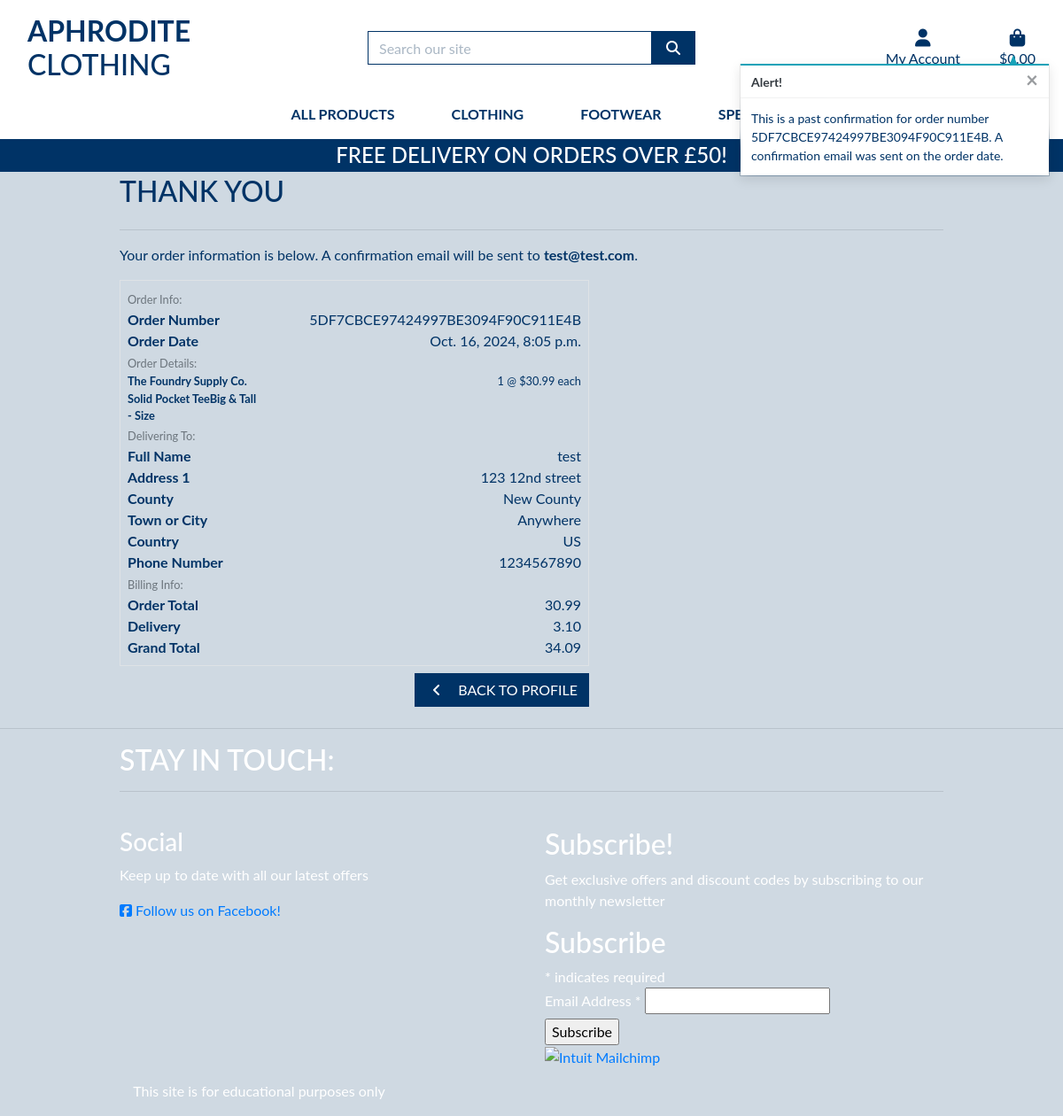
Page /profile/order_history/5DF7CBCE97424997BE3094F90C911E4B on the earlier database version.
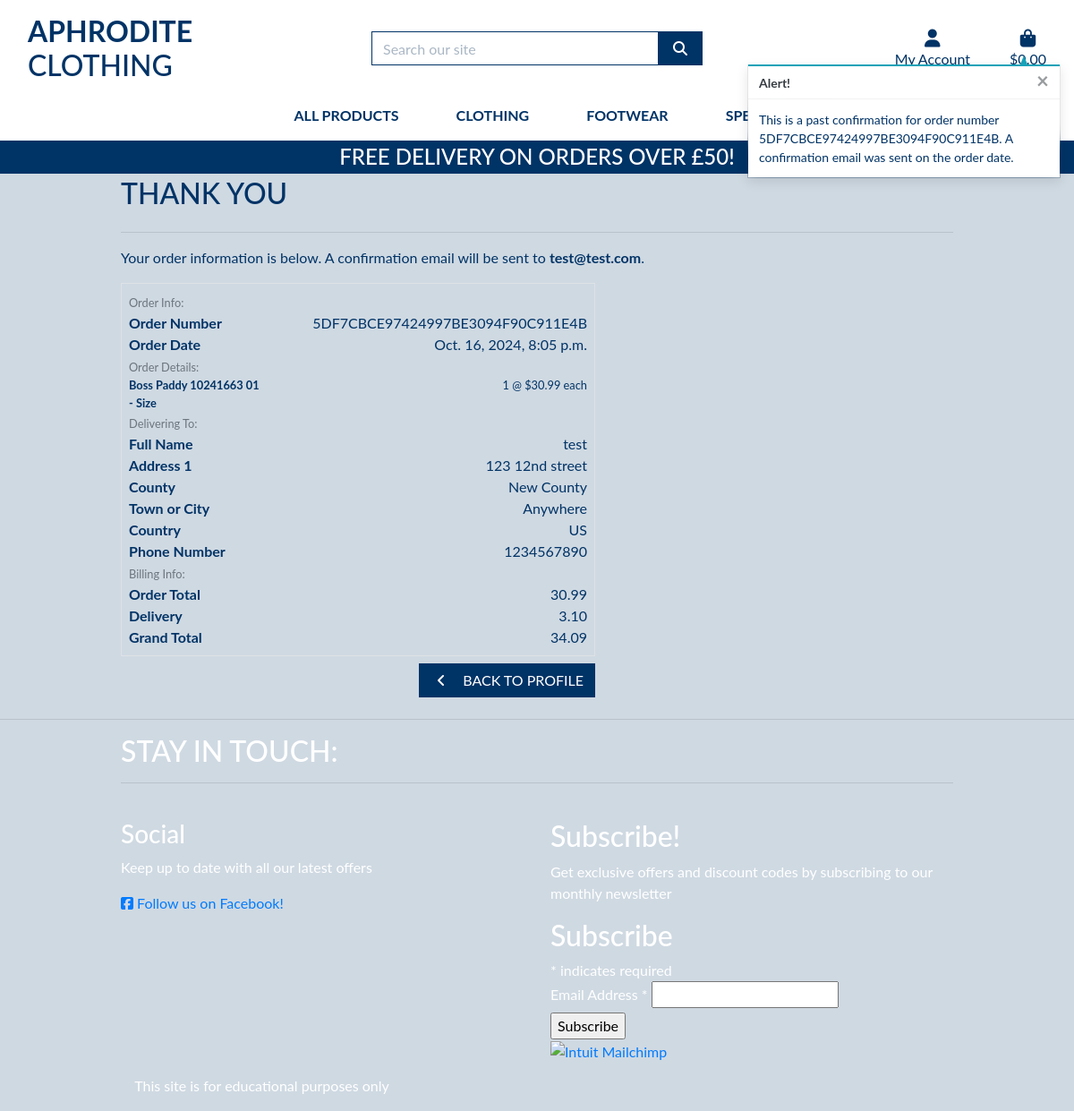
Same page on the later database version.
### checkout/models.py (models this page shows, shortened)
class OrderLineItem(models.Model):
    order = models.ForeignKey(
        Order, null=False, blank=False, on_delete=models.CASCADE,
        related_name='lineitems')
    product = models.ForeignKey(
        Product, null=False, blank=False, on_delete=models.CASCADE)
    product_size = models.CharField(
        max_length=2, null=True, blank=True)  # XS, S, M, L, XL
    quantity = models.IntegerField(null=False, blank=False, default=0)
    lineitem_total = models.DecimalField(
        max_digits=6, decimal_places=2, null=False,
        blank=False, editable=False)

### products/models.py (models this page shows, shortened)
class Product(models.Model):
    category = models.ForeignKey(
        'Category', null=True, blank=True, on_delete=models.SET_NULL)
    sku = models.CharField(max_length=254, null=True, blank=True)
    name = models.CharField(max_length=254)
    description = models.TextField()
    has_sizes = models.BooleanField(default=False, null=True, blank=True)
    price = models.DecimalField(max_digits=6, decimal_places=2)
    rating = models.DecimalField(
        max_digits=6, decimal_places=2, null=True, blank=True)
    image_url = models.URLField(max_length=1024, null=True, blank=True)
    image = models.ImageField(null=True, blank=True)

### profiles/views.py (the view)
# urls.py: path('order_history/<order_number>',
def order_history(request, order_number):
    order = get_object_or_404(Order, order_number=order_number)
    messages.info(request, (
        f'This is a past confirmation for order number {order_number}. '
        'A confirmation email was sent on the order date.'
    ))
    template = 'checkout/checkout_success.html'
    context = {
        'order': order,
        'from_profile': True,
    }
    return render(request, template, context)

### bag/contexts.py (called while the page is built, shortened)
def bag_contents(request):
    bag_items = []
    total = 0
    product_count = 0
    bag = request.session.get('bag', {})
    if total < settings.FREE_DELIVERY_THRESHOLD:
        delivery = total * Decimal(settings.STANDARD_DELIVERY_PERCENTAGE / 100)
        free_delivery_delta = settings.FREE_DELIVERY_THRESHOLD - total
    else:
        delivery = 0
        free_delivery_delta = 0
    grand_total = delivery + total
    context = {
        'bag_items': bag_items,
        'total': total,
        'product_count': product_count,
        'delivery': delivery,
        'free_delivery_delta': free_delivery_delta,
        'free_delivery_threshold': settings.FREE_DELIVERY_THRESHOLD,
        'grand_total': grand_total,
    }
    return context

### checkout/templates/checkout/checkout_success.html (shortened to what the changed rows need)
{% extends "base.html" %}
{% load static %}
{% block extra_css %}
    <link rel="stylesheet" href="{% static 'checkout/css/checkout.css' %}">
{% endblock %}
{% block content %}
    <div class="container">
        <div class="row">
            <div class="col">
                <h2 class="logo-font mb-4">Thank You</h2>
            </div>
        </div>
        <div class="row">
            <div class="col-12 col-lg-7">
                <div class="order-confirmation-wrapper p-2 border">
                    {% for item in order.lineitems.all %}
                    <div class="row">
                        <div class="col-12 col-md-4">
                            <p class="small mb-0 text-black font-weight-bold">
                                {{ item.product.name }}{% if item.product_size %} - Size {{ item.product.size|upper }}{% endif %}
                            </p>
                        </div>
                        <div class="col-12 col-md-8 text-md-right">
                            <p class="small mb-0">{{ item.quantity }} @ ${{ item.product.price }} each</p>
                        </div>
                    </div>
                    {% endfor %}
                </div>
            </div>
        </div>
    </div>
{% endblock %}

Differences in the rows shown:
changed through a linked row, OrderLineItem: product.name "The Foundry Supply Co. Solid Pocket TeeBig & Tall" → "Boss Paddy 10241663 01"
